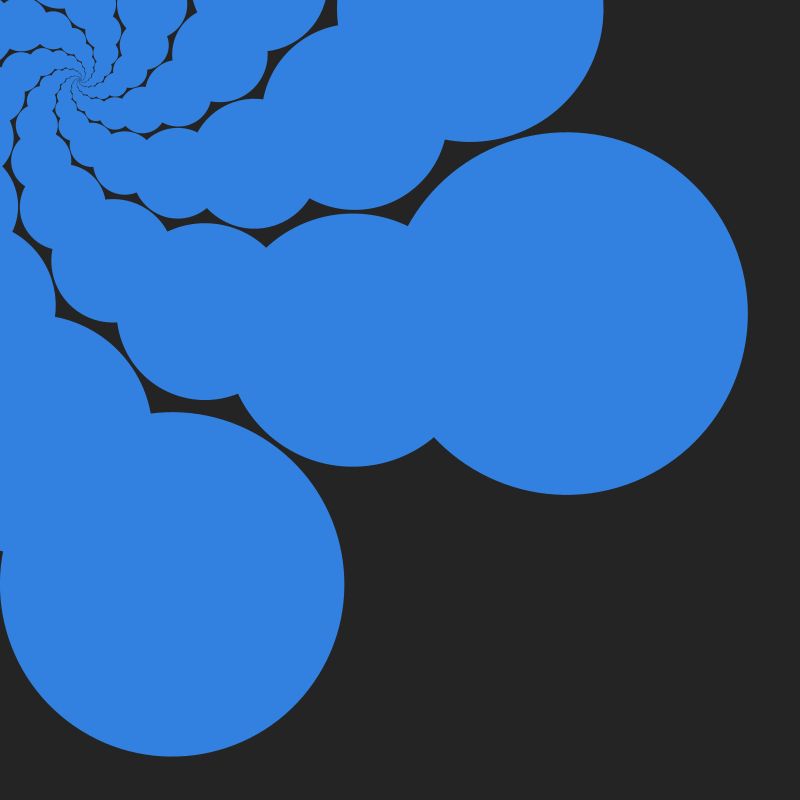
Frame 1 (no input)
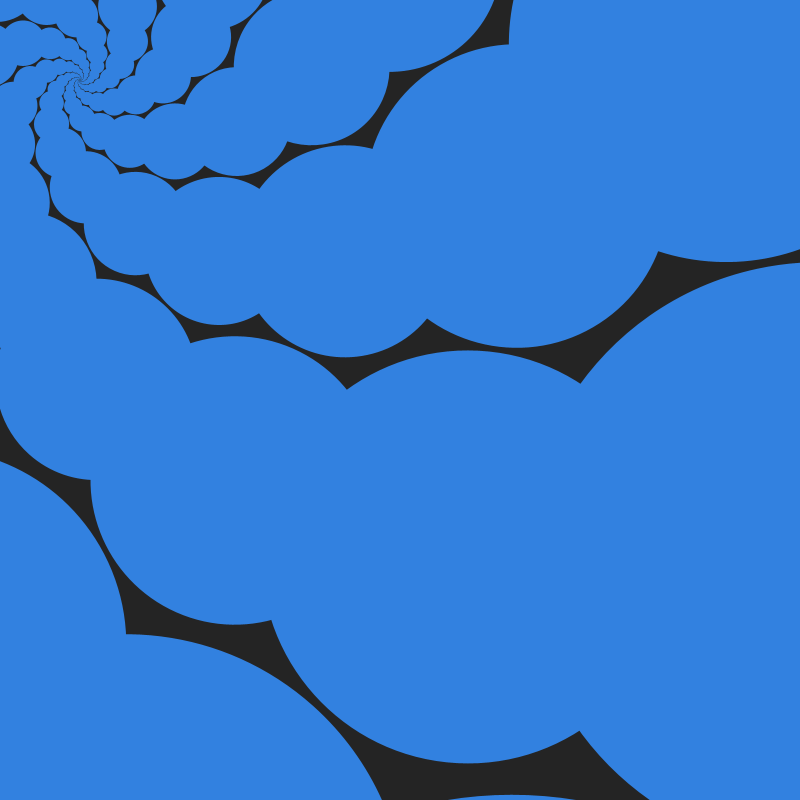
Frame 60 (the mouse pressed at the canvas centre just before this capture)
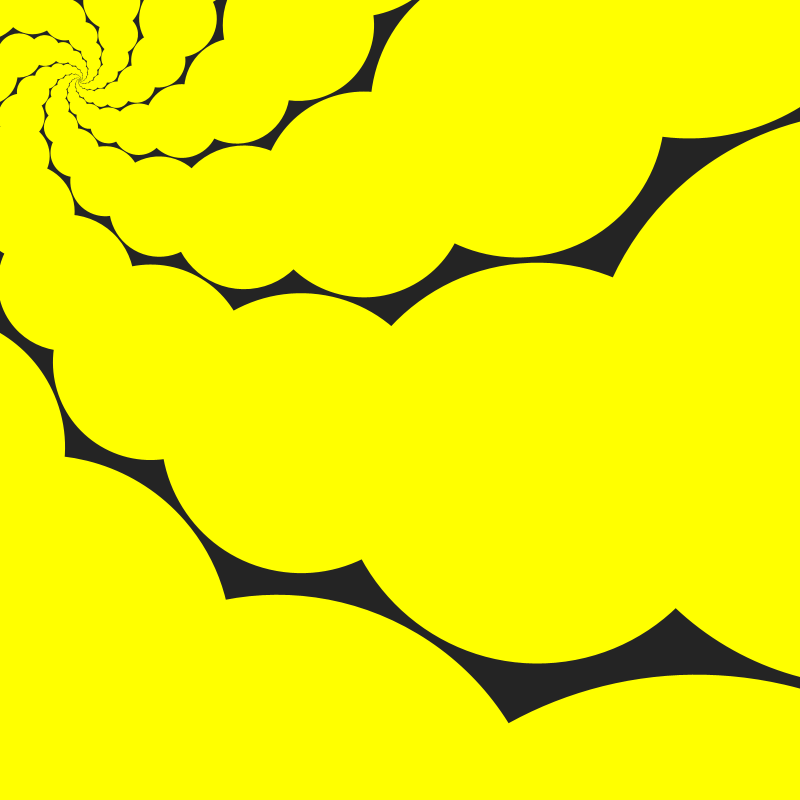
Frame 120 (the mouse held since frame 60 and released just before this capture)

The Processing sketch that drew these frames (run headless with seeded random() and noise(); from frame 60 on, the mouse is pressed at the canvas centre):

// Processing sketch: processing_33921
// ── processing_33921.pde

int time_off = 500; //time between flashes
int time_on = 800; //how much time to stay on
int last_saved_time;//last time the light was on or off 
Boolean light_is_on = false;//boolean to see if the light is on or off

void setup() {
  smooth();
  size(800, 800);
  last_saved_time = millis();
}

void draw() {
  background(36,36,36);
  noStroke();
  translate(width * .10, height * .10); //rotate from the center of the screen
  rotate(millis() * .0090); //rotation in radians
  scale(millis() * .0090); //scale up slowly. scale(1) is 100%, scale(2) is 200%, etc...
  
  //by traditional programming standards, the above code is sloppy from a memory perspective,
  //but heck, I'm in art school, so who cares!!
  
  for (int i = 0; i<800; i++) {
    //I'm using this for loop to draw 120 bulbs in a spiral by rotating each bulb 
    //slightly and scaling it slightly. Past rotate() and scale() commands stack on each other
    //so they rotate based on the last rotation. 
    rotate(PI * .30); 
    scale(.95); //smaller and smaller scale every iteration of this for loop 
    drawBulb(int(width * .5), int(height * .5));
  }
}

void drawBulb(int center_x, int center_y) {
  
  //change the color of the light
  if (light_is_on == true) {
    fill(255, 255, 0);
    if (time_on < millis() - last_saved_time) {
        light_is_on = false; 
        last_saved_time = millis();
    } 
  } else {
     fill(50,129,224);
    if (time_off < millis() - last_saved_time) {
      light_is_on = true;
      last_saved_time = millis();
    }
  }
  
  
  //draw the bulb
  ellipse(center_x, center_y, 380, 380);

  
}
